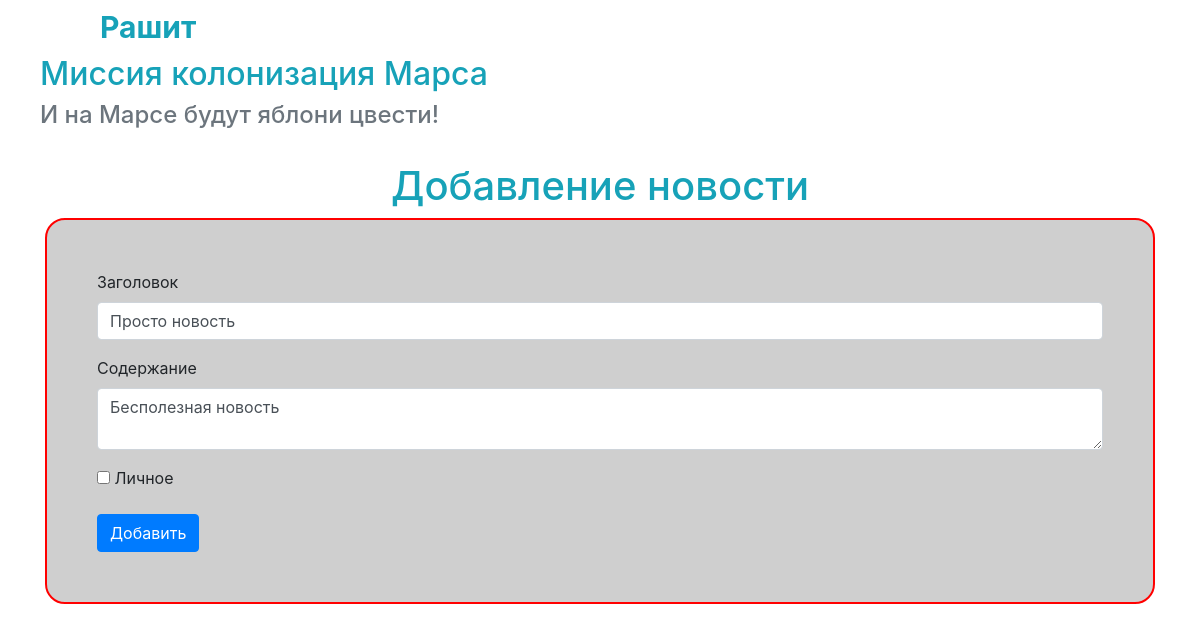
The page /edit_news/3 (signed in) on the database its author committed.
### data/users.py (models this page shows, shortened)
class User(SqlAlchemyBase, UserMixin):
    __tablename__ = 'users'
    id = sqlalchemy.Column(sqlalchemy.Integer, primary_key=True, autoincrement=True)
    surname = sqlalchemy.Column(sqlalchemy.String)
    name = sqlalchemy.Column(sqlalchemy.String)
    age = sqlalchemy.Column(sqlalchemy.Integer)
    news = orm.relation("News", back_populates="user")
    position = sqlalchemy.Column(sqlalchemy.String)
    speciality = sqlalchemy.Column(sqlalchemy.String)
    address = sqlalchemy.Column(sqlalchemy.String)
    email = sqlalchemy.Column(sqlalchemy.String, unique=True)
    hashed_password = sqlalchemy.Column(sqlalchemy.String)
    modified_date = sqlalchemy.Column(sqlalchemy.DateTime)

### data/news.py (models this page shows)
class News(SqlAlchemyBase):
    __tablename__ = 'news'
    id = sqlalchemy.Column(sqlalchemy.Integer, primary_key=True, autoincrement=True)
    title = sqlalchemy.Column(sqlalchemy.String, nullable=True)
    content = sqlalchemy.Column(sqlalchemy.String, nullable=True)
    created_date = sqlalchemy.Column(sqlalchemy.DateTime, default=datetime.datetime.now())
    is_private = sqlalchemy.Column(sqlalchemy.Boolean, default=False)
    user_id = sqlalchemy.Column(sqlalchemy.Integer, sqlalchemy.ForeignKey("users.id"))
    user = orm.relation("User")

### main.py (the view, shortened to what this page needs)
@app.route('/edit_news/<int:id>', methods=['GET', 'POST'])
@login_required
def edit_news(id):
    form = NewsForm()
    if request.method == 'GET':
        db_session = create_session()
        news = db_session.query(News).filter(News.id == id, News.user == current_user).first()
        if news:
            form.title.data = news.title
            form.content.data = news.content
            form.is_private.data = news.is_private
        else:
            abort(404)
    return render_template('add_news.html', title='Редактирование новости', form=form)

### data/news_form.py
class NewsForm(FlaskForm):
    title = StringField('Заголовок', validators=[InputRequired()])
    content = TextAreaField('Содержание')
    is_private = BooleanField('Личное')
    submit = SubmitField('Добавить')

### data/db_session.py (called while the page is built)
def create_session() -> Session:
    global __factory
    return __factory()

### main.py (called while the page is built)
@login_manager.user_loader
def load_user(user_id):
    db_session = create_session()
    return db_session.query(User).get(user_id)

### templates/add_news.html (shortened to what this page needs)
{% extends "base.html" %}
{% block content %}
<h1 class="text-info text-center">Добавление новости</h1>
<form action="" method="post">
    <div class="form-group">
        {{ form.title.label }}
        {{ form.title(class="form-control") }}
    </div>
    <div class="form-group">
        {{ form.content.label }}
        {{ form.content(class="form-control") }}
    </div>
    <div class="form-group">{{ form.is_private }} {{form.is_private.label }}</div>
    <div>{{ form.submit(type="submit", class="btn btn-primary") }}</div>
</form>
{% endblock %}

### templates/base.html (shortened to what this page needs)
<!DOCTYPE html>
<html lang="en">
<head>
    <link rel="stylesheet"
          href="https://stackpath.bootstrapcdn.com/bootstrap/4.4.1/css/bootstrap.min.css"
>
    <link rel="stylesheet" type="text/css" href="../static/css/style.css" >
</head>
<body>
    <nav>
        {% if current_user.is_authenticated %}
            <a class="navbar-brand text-info margin_100px_left bigger" href="/logout"> {{ current_user.name }} </a>
        {% else %}
            <a class="btn btn-primary margin_20px margin_100px_left" href="/register">Зарегистрироваться</a>
            <a class="btn btn-primary margin_20px" href="/login">Войти</a>
        {% endif %}
    </nav>
    <h2 class="text-info margin_20px_left">Миссия колонизация Марса</h2>
    <h4 class="text-muted margin_20px_left">И на Марсе будут яблони цвести!</h4>
    <br>
    <main role="main" class="container">
        {% block content %}{% endblock %}
    </main>
</body>
</html>

### static/css/style.css (style rules this page uses)
.margin_20px_left { margin-left: 40px; }
.margin_100px_left { margin-left: 100px; }
.bigger { font-weight: bold; font-size: 30px; }
form { background-color: #cfcfcf; padding: 50px; border: 2px solid red; border-radius: 20px; }

### rows shown on the page
User: name "Рашит"
News: title "Просто новость", content "Бесполезная новость"
